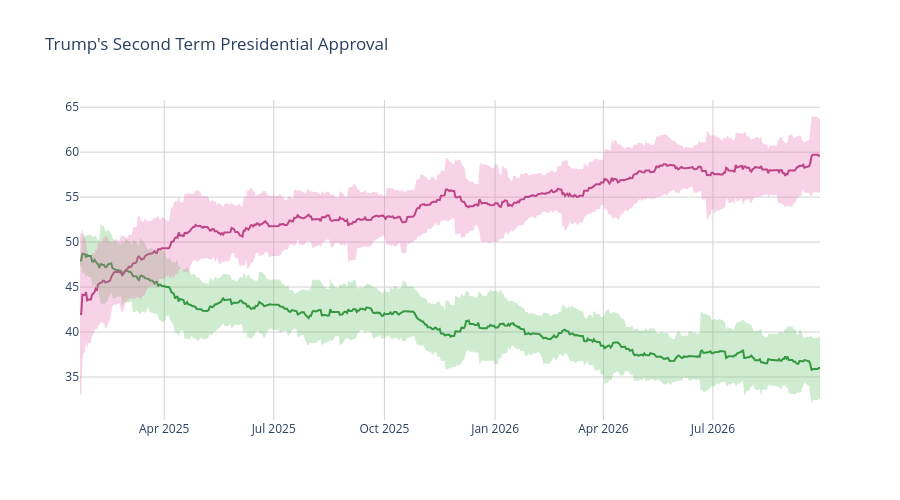

Notebook code cell kept with this figure:
### Code cell
disappr_ci_hex = "#e86eaf"
appr_ci_hex = "#60be65"
disappr_ci_rgba = "rgba(232, 110, 175, 0.3)"
appr_ci_rgba = "rgba(96, 190, 101, 0.3)"
grid_col = "#d4d2d2"


# Approve
fig = go.Figure(go.Scatter(
    x=pres['end_date'],
    y=pres['approve'],
    hovertemplate="%{y:.2f}%",
    name="<b>Approve</b>",
    line=dict(color="#228833"),
    showlegend=False
))

# Disapprove
fig.add_trace(go.Scatter(
    x=pres['end_date'],
    y=pres['disapprove'],
    hovertemplate="%{y:.2f}%",
    name="<b>Disapprove</b>",
    line=dict(color="#aa3377"),
    showlegend=False
    )
)

# Approve CI
fig.add_traces([

    # Upper bound
    go.Scatter(
        x=pres['end_date'],
        y=pres['approve_upper_ci'],
        marker=dict(color=appr_ci_hex),
        line=dict(width=0),
        mode='lines',
        showlegend=False,
        hoverinfo="skip"
    ),

    # Lower bound
    go.Scatter(
        x=pres['end_date'],
        y=pres['approve_lower_ci'],
        marker=dict(color=appr_ci_hex),
        line=dict(width=0),
        mode='lines',
        fillcolor=appr_ci_rgba,
        fill="tonexty",
        showlegend=False,
        hoverinfo="skip"
    )
])

# Disapprove CI
fig.add_traces([

    # Upper bound
    go.Scatter(
        x=pres['end_date'],
        y=pres['disapprove_upper_ci'],
        marker=dict(color=disappr_ci_hex),
        line=dict(width=0),
        mode='lines',
        showlegend=False,
        hoverinfo="skip"
    ),

    # Lower bound
    go.Scatter(
        x=pres['end_date'],
        y=pres['disapprove_lower_ci'],
        marker=dict(color=disappr_ci_hex),
        line=dict(width=0),
        mode='lines',
        fillcolor=disappr_ci_rgba,
        fill="tonexty",
        showlegend=False,
        hoverinfo="skip"
    )
])

fig.update_layout(
    title=dict(text="Trump's Second Term Presidential Approval"),
    hovermode="x"
)

fig.update_xaxes(gridcolor=grid_col)
fig.update_yaxes(gridcolor=grid_col)

fig.update_layout(hovermode="x", hoverlabel_align="right", plot_bgcolor="rgba(0, 0, 0, 0)", height=500)
fig.show()

### Figure 1 — Plotly figure (JSON) as saved in the notebook; plotly's stock layout.template omitted (floating-point values rounded to 4 significant figures; data arrays with more than 128 entries replaced by an {"elided": "..."} marker saying what was removed)
{"data": [{"hovertemplate": "%{y:.2f}%", "line": {"color": "#228833"}, "name": "<b>Approve</b>", "showlegend": false, "type": "scatter", "x": {"elided": "616 str values"}, "y": {"elided": "616 float values"}}, {"hovertemplate": "%{y:.2f}%", "line": {"color": "#aa3377"}, "name": "<b>Disapprove</b>", "showlegend": false, "type": "scatter", "x": {"elided": "616 str values"}, "y": {"elided": "616 float values"}}, {"hoverinfo": "skip", "line": {"width": 0}, "marker": {"color": "#60be65"}, "mode": "lines", "showlegend": false, "type": "scatter", "x": {"elided": "616 str values"}, "y": {"elided": "616 float values"}}, {"fill": "tonexty", "fillcolor": "rgba(96, 190, 101, 0.3)", "hoverinfo": "skip", "line": {"width": 0}, "marker": {"color": "#60be65"}, "mode": "lines", "showlegend": false, "type": "scatter", "x": {"elided": "616 str values"}, "y": {"elided": "616 float values"}}, {"hoverinfo": "skip", "line": {"width": 0}, "marker": {"color": "#e86eaf"}, "mode": "lines", "showlegend": false, "type": "scatter", "x": {"elided": "616 str values"}, "y": {"elided": "616 float values"}}, {"fill": "tonexty", "fillcolor": "rgba(232, 110, 175, 0.3)", "hoverinfo": "skip", "line": {"width": 0}, "marker": {"color": "#e86eaf"}, "mode": "lines", "showlegend": false, "type": "scatter", "x": {"elided": "616 str values"}, "y": {"elided": "616 float values"}}], "layout": {"height": 500, "hoverlabel": {"align": "right"}, "hovermode": "x", "plot_bgcolor": "rgba(0, 0, 0, 0)", "title": {"text": "Trump's Second Term Presidential Approval"}, "xaxis": {"gridcolor": "#d4d2d2"}, "yaxis": {"gridcolor": "#d4d2d2"}}}
